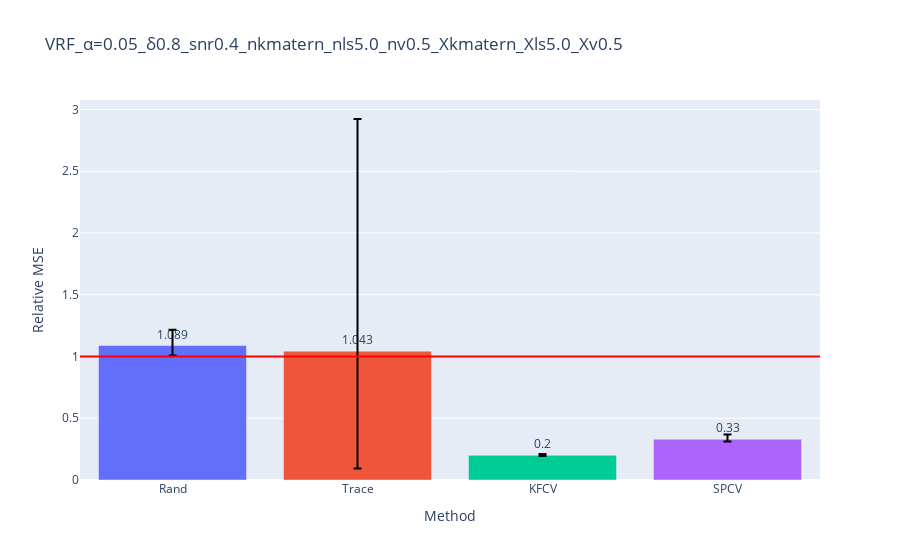

Notebook cell for this chart:
### Code cell
fig = go.Figure()
fig.add_trace(go.Bar(
    name='Control',
    x=['Rand', 'Trace', 'KFCV', 'SPCV'], y=(df/risk).mean(),
    marker_color=px.colors.qualitative.Plotly,
    text=np.around((df/risk).mean(),3),
    textposition='outside',
    error_y=dict(
        type='data',
        color='black',
        symmetric=False,
        array=(df/risk).quantile(.75) - (df/risk).mean(),
        arrayminus=(df/risk).mean() - (df/risk).quantile(.25))
#         array=(df/risk).mean() + (df/risk).std(),
#         arrayminus=(df/risk).mean() - (df/risk).std())
))
# fig.add_trace(go.Bar(
#     name='Experimental',
#     x=['GenCp', 'KFCV', 'SPCV'], y=(df/risk).mean(),
#     error_y=dict(type='data', array=[1, 2])
# ))
# fig.update_layout(barmode='group')
fig.add_hline(y=1., line_color='red')
fig.update_layout(
    title=f"VRF_\u03B1{alpha}_\u03B4{delta}_snr{snr}_nk{noise_kernel}_nls{noise_length_scale}_nv{noise_nu}_Xk{X_kernel}_Xls{X_length_scale}_Xv{X_nu}",
    xaxis_title="Method",
    yaxis_title="Relative MSE",
#     legend_title="Legend Title",
#     font=dict(
#         family="Courier New, monospace",
#         size=18,
#         color="RebeccaPurple"
#     )
)
barfp = os.path.expanduser(savedir + fig.layout.title['text'] + ".jpeg")
fig.write_image(os.path.expanduser(barfp))
fig.show()

### Figure 1 — Plotly figure (JSON) as saved in the notebook; plotly's stock layout.template omitted (floating-point values rounded to 4 significant figures)
{"data": [{"error_y": {"array": [0.1271, 1.879, 0.009974, 0.03917], "arrayminus": [0.0812, 0.9497, 0.006733, 0.01881], "color": "black", "symmetric": false, "type": "data"}, "marker": {"color": ["#636EFA", "#EF553B", "#00CC96", "#AB63FA", "#FFA15A", "#19D3F3", "#FF6692", "#B6E880", "#FF97FF", "#FECB52"]}, "name": "Control", "text": [1.089, 1.043, 0.2, 0.33], "textposition": "outside", "type": "bar", "x": ["Rand", "Trace", "KFCV", "SPCV"], "y": [1.089, 1.043, 0.2001, 0.3296]}], "layout": {"shapes": [{"line": {"color": "red"}, "type": "line", "x0": 0, "x1": 1, "xref": "x domain", "y0": 1, "y1": 1, "yref": "y"}], "title": {"text": "VRF_α=0.05_δ0.8_snr0.4_nkmatern_nls5.0_nv0.5_Xkmatern_Xls5.0_Xv0.5"}, "xaxis": {"title": {"text": "Method"}}, "yaxis": {"title": {"text": "Relative MSE"}}}}
